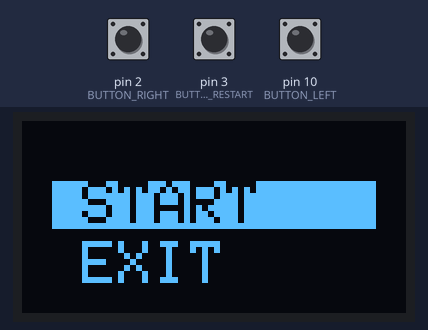
The program below on a simulated Arduino Uno, built with avr-gcc and run on an emulated ATmega328P. On the bench: 128×64 one-colour display. The inputs (shaded band) are chosen by the test bench; at power-on: pin 3 (BUTTON_RESTART) HIGH, pin 2 (BUTTON_RIGHT) HIGH, pin 10 (BUTTON_LEFT) HIGH. Random numbers use the default seed unless the program sets one.

Above: at 1.2 s.
1.3 s: pin 3 (BUTTON_RESTART) pulled LOW for 0.15 s
2.0 s: pin 2 (BUTTON_RIGHT) pulled LOW for 3.2 s
At 3.0 s:
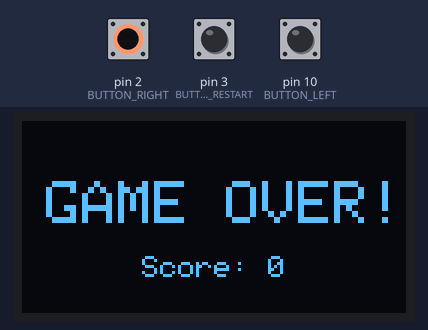
6.7 s: pin 3 (BUTTON_RESTART) pulled LOW for 1 s
At 7.8 s:
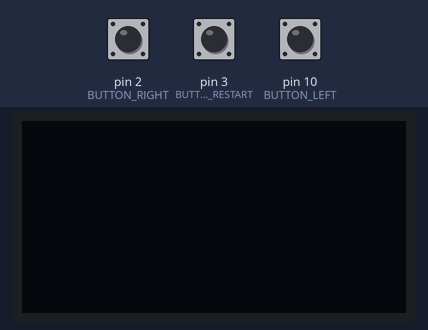
10.7 s: pin 3 (BUTTON_RESTART) pulled LOW for 0.15 s
11.4 s: pin 10 (BUTTON_LEFT) pulled LOW for 1 s
15.4 s: pin 10 (BUTTON_LEFT) pulled LOW for 3.2 s
At 17.0 s:
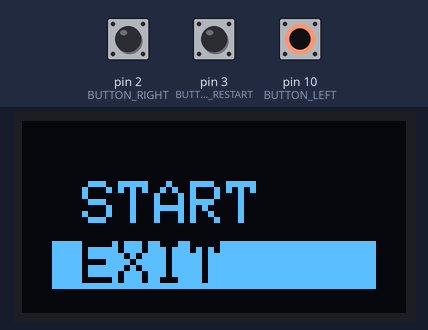
Timing chart, 0 to 18.5 s (numbered marks = the images above; inputs shaded):
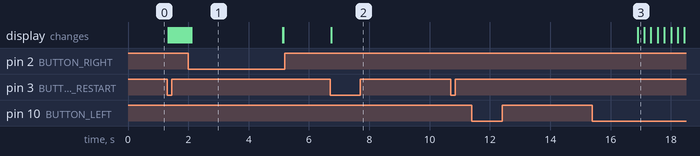

Measured:
- after the input at 6.7 s, the display: changes at once (image 2)
- after the input at 10.7 s, every drawn part: stays the same
- after the input at 11.4 s, every drawn part: stays the same
- what the display in image 1 shows lasts 3.0 s, from 2.1 s to 5.1 s

The program:

main.cpp
```cpp
#include <Wire.h>
#include <Adafruit_GFX.h>
#include <Adafruit_SSD1306.h>

#define SCREEN_WIDTH 128
#define SCREEN_HEIGHT 64

#define OLED_RESET   -1
Adafruit_SSD1306 display(SCREEN_WIDTH, SCREEN_HEIGHT, &Wire, OLED_RESET);

// PIN BUTTONS
#define BUTTON_LEFT  10
#define BUTTON_RIGHT 2
#define BUTTON_RESTART 3

// GAME STATES
enum GameState{
  MENU,
  PLAYING,
  GAME_OVER,
  WIN
};

GameState currentState = MENU;
bool menuSelection = 0;

// CAR CONSTANTS
const int carWidth  = 18; // 3 squares wide, each 6 pixels => 18
const int carHeight = 24; // 4 squares tall, each 6 pixels => 24

int carPositionIndex = 0; // 0 = left lane, 1 = middle lane
// Lane positions as X-coordinates on the screen
const int lanePositions[] = {
    static_cast<int>(SCREEN_WIDTH * 0.175 - carWidth  / 2),
    static_cast<int>(SCREEN_WIDTH * 0.525 - carWidth / 2)
};

int carY = SCREEN_HEIGHT - 25;

// OBSTACLE VARIABLES
int obstaclePositionIndex;
int obstacleY = 0;

// GAME VARIABLES
int  score    = 0;
bool gameOver = false;

// DEBOUNCE
unsigned long lastDebounceTime   = 0;
const unsigned long debounceDelay = 200; // ms
volatile bool restartPressed = false;
unsigned long lastInterruptTime = 0;

// ROAD CONSTANTS
const int LEFT_LINE   = 0;
const int DOTTED_LINE = static_cast<int>(SCREEN_WIDTH * 0.35);
const int RIGHT_LINE  = static_cast<int>(SCREEN_WIDTH * 0.70);

void updateGame();
void drawGame();
void resetGame();
void drawMenu();
void drawCar(int x, int y);
void drawObstacle(int x, int y);
void drawDottedLine();
void handleMenuInput();
void handleRestartButtonPress();

void setup() {

  pinMode(BUTTON_LEFT,  INPUT_PULLUP);
  pinMode(BUTTON_RIGHT, INPUT_PULLUP);
  attachInterrupt(digitalPinToInterrupt(BUTTON_RESTART), handleRestartButtonPress, FALLING);

  Serial.begin(9600);

  // Initialize OLED
  if (!display.begin(SSD1306_SWITCHCAPVCC, 0x3C)) {
    Serial.println(F("SSD1306 allocation failed"));
    for (;;);
  }
  display.clearDisplay();

  obstaclePositionIndex = random(0, 2);
  obstacleY = 0;
}

void handleRestartButtonPress() {
  unsigned long interruptTime = millis();

  if (interruptTime - lastInterruptTime > debounceDelay) {
    restartPressed = true;
    lastInterruptTime = interruptTime;
  }
}

void loop() {
  if (currentState == PLAYING) {
    if (!gameOver && score < 50) {
      updateGame();
      drawGame();
      delay(35);
    } else if (score >= 50) {
      currentState = WIN;
      display.clearDisplay();
      display.display();
    } else {
      currentState = GAME_OVER;
    }
  } else if (currentState == WIN) {
    display.clearDisplay();
    display.setTextSize(2);
    display.setTextColor(SSD1306_WHITE);
    display.setCursor(20, 20);
    display.println("YOU WIN!");

    display.setTextSize(1);
    display.setCursor(40, 45);
    display.print("Score: ");
    display.print(score);

    display.display();
    delay(3000);

    resetGame();
    currentState = MENU;
  } else if (currentState == GAME_OVER) {
    display.clearDisplay();
    display.setTextSize(2);
    display.setTextColor(SSD1306_WHITE);
    display.setCursor(8, 20);
    display.println("GAME OVER!");

    display.setTextSize(1);
    display.setCursor(40, 45);
    display.print("Score: ");
    display.print(score);

    display.display();
    delay(3000);

    resetGame();
    currentState = MENU;
  } else if (currentState == MENU) {
    drawMenu();
    handleMenuInput();
  }
    if (restartPressed) {
    restartPressed = false;
    if (menuSelection == 0) {
      currentState = PLAYING;
    } else if (menuSelection == 1) {
      // turn off the screen
      display.clearDisplay();
      display.display();
      display.ssd1306_command(SSD1306_DISPLAYOFF);
      delay(5000);

      display.ssd1306_command(SSD1306_DISPLAYON);
      display.clearDisplay();
      display.display();

      menuSelection = 0;
      resetGame();
      currentState = MENU;
    }
  }

}

void updateGame() {
  unsigned long currentTime = millis();
  if (digitalRead(BUTTON_LEFT) == LOW && carPositionIndex > 0
      && (currentTime - lastDebounceTime > debounceDelay)) {
    carPositionIndex--;
    lastDebounceTime = currentTime;
  }

  if (digitalRead(BUTTON_RIGHT) == LOW && carPositionIndex < 1
      && (currentTime - lastDebounceTime > debounceDelay)) {
    carPositionIndex++;
    lastDebounceTime = currentTime;
  }

  obstacleY += 4;

  if (obstacleY > SCREEN_HEIGHT) {
    obstacleY = 0;
    obstaclePositionIndex = random(0, 2);
    score++;
    Serial.print("Score: ");
    Serial.println(score);
  }

  // Collision check
  if ((obstacleY + carHeight >= carY) && (obstacleY <= carY + carHeight)) {
    int obstacleX = lanePositions[obstaclePositionIndex];
    int carX      = lanePositions[carPositionIndex];
    if (abs(obstacleX - carX) < carWidth) {
      gameOver = true;
    }
  }
}

void drawMenu() {
  display.clearDisplay();

  if (menuSelection == 0) {
    display.fillRect(10, 20, 108, 16, SSD1306_WHITE); // Highlight background
    display.setTextColor(SSD1306_BLACK);             // Inverted text
  } else {
    display.setTextColor(SSD1306_WHITE);             // Normal text
  }
  display.setTextSize(2);
  display.setCursor(20, 20);
  display.println("START");

  // Draw "EXIT" option
  if (menuSelection == 1) {
    display.fillRect(10, 40, 108, 16, SSD1306_WHITE); // Highlight background
    display.setTextColor(SSD1306_BLACK);             // Inverted text
  } else {
    display.setTextColor(SSD1306_WHITE);             // Normal text
  }
  display.setTextSize(2);
  display.setCursor(20, 40);
  display.println("EXIT");

  display.display();
}


void handleMenuInput() {
  unsigned long currentTime = millis();

  if (digitalRead(BUTTON_LEFT) == LOW && (currentTime - lastDebounceTime > debounceDelay)) {
    menuSelection = (menuSelection == 0) ? 1 : 0;
    lastDebounceTime = currentTime;
  }

  if (digitalRead(BUTTON_RIGHT) == LOW && (currentTime - lastDebounceTime > debounceDelay)) {
    menuSelection = (menuSelection == 0) ? 1 : 0;
    lastDebounceTime = currentTime;
  }
}


void drawGame() {

  display.clearDisplay();

  // 1) Draw the road lines
  display.drawLine(LEFT_LINE,   0, LEFT_LINE,   SCREEN_HEIGHT, SSD1306_WHITE);
  drawDottedLine();
  display.drawLine(RIGHT_LINE,  0, RIGHT_LINE,  SCREEN_HEIGHT, SSD1306_WHITE);

  // 2) Draw the car
  drawCar(lanePositions[carPositionIndex], carY);

  // 3) Draw the obstacle
  drawObstacle(lanePositions[obstaclePositionIndex], obstacleY);

  // 4) Draw the score
  {
    int scoreAreaStartX = (int)(SCREEN_WIDTH * 0.70);  // ~70% of 128 => ~89
    int scoreAreaWidth  = SCREEN_WIDTH - scoreAreaStartX; // ~39

    // DRAW SCORE
    display.setTextSize(1);
    display.setTextColor(SSD1306_WHITE);
    int labelX = scoreAreaStartX + 7;
    int labelY = 20;
    display.setCursor(labelX, labelY);
    display.println("Score");

    display.setTextSize(2);
    int numberWidth = String(score).length() * 12;
    int numberX = scoreAreaStartX + (scoreAreaWidth - numberWidth) / 2 + 4;
    int numberY = 40;
    display.setCursor(numberX, numberY);
    display.println(score);
  }

  display.display();
}


// RESET GAME
void resetGame() {
  carPositionIndex      = 0;
  obstaclePositionIndex = random(0, 2);
  obstacleY             = 0;
  score                 = 0;
  gameOver              = false;
}

// DRAW CAR
void drawCar(int x, int y) {
  int size = 6;

  // Row 1
  display.fillRect(x + size, y, size, size, SSD1306_WHITE);

  // Row 2
  display.fillRect(x,            y + size, size, size, SSD1306_WHITE);
  display.fillRect(x + size,     y + size, size, size, SSD1306_WHITE);
  display.fillRect(x + size * 2, y + size, size, size, SSD1306_WHITE);

  // Row 3
  display.fillRect(x + size, y + size * 2, size, size, SSD1306_WHITE);

  // Row 4
  display.fillRect(x,            y + size * 3, size, size, SSD1306_WHITE);
  display.fillRect(x + size * 2, y + size * 3, size, size, SSD1306_WHITE);
}

// DRAW OBSTACLE
void drawObstacle(int x, int y) {
  int size = 6;

  // Row 1 (top)
  display.fillRect(x,            y, size, size, SSD1306_WHITE);
  display.fillRect(x + size * 2, y, size, size, SSD1306_WHITE);

  // Row 2
  display.fillRect(x + size, y + size, size, size, SSD1306_WHITE);

  // Row 3
  display.fillRect(x,            y + size * 2, size, size, SSD1306_WHITE);
  display.fillRect(x + size,     y + size * 2, size, size, SSD1306_WHITE);
  display.fillRect(x + size * 2, y + size * 2, size, size, SSD1306_WHITE);

  // Row 4 (bottom)
  display.fillRect(x + size, y + size * 3, size, size, SSD1306_WHITE);
}

// DRAW DOTTED LINE
void drawDottedLine() {
  for (int y = 0; y < SCREEN_HEIGHT; y += 8) {
    display.drawLine(DOTTED_LINE, y, DOTTED_LINE, y + 4, SSD1306_WHITE);
  }
}
```
